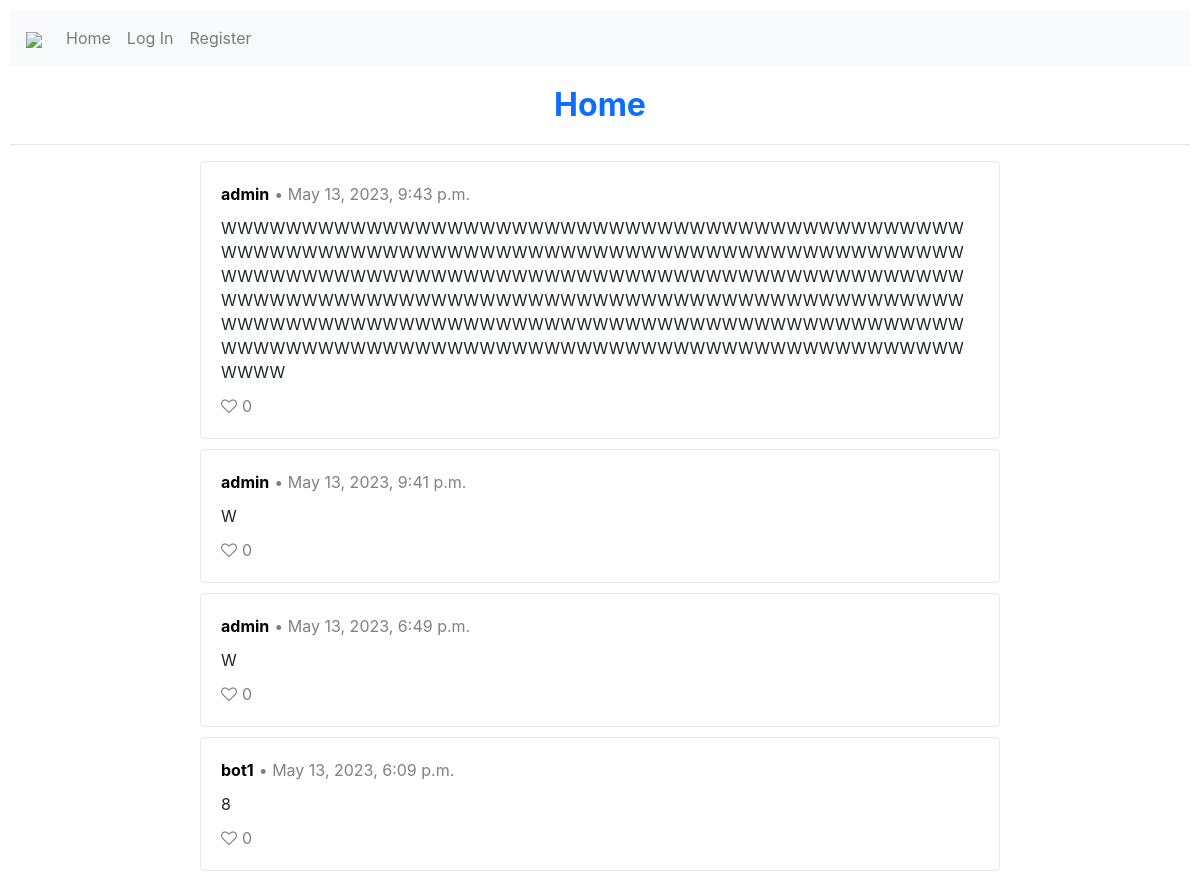
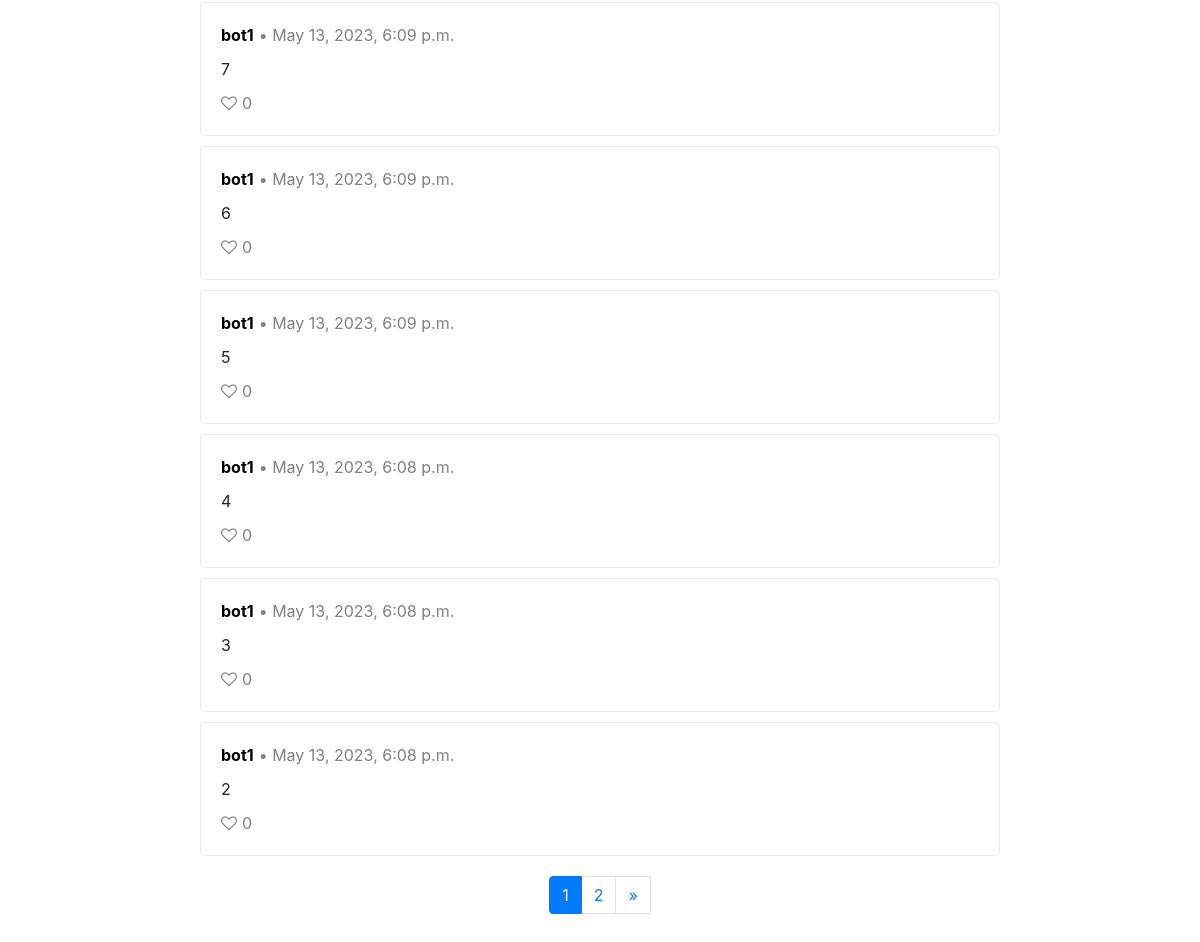
The page / on the database its author committed (2 pictures, top to bottom).
### network/models.py (models this page shows, shortened)
class Post(models.Model):
    user = models.ForeignKey(User, on_delete=models.CASCADE, blank=True, null=True, related_name="post_user")
    content = models.CharField(max_length=280)
    number_of_likes = models.IntegerField(default=0)
    time = models.DateTimeField(auto_now_add=True)

class User(AbstractUser):
    pass

### network/views.py (the view)
# urls.py: path("", views.index, name="index"),
def index(request):
    user = None
    likes = None
    liked_post_ids = []
    if request.user.id is not None:
        user = User.objects.get(id=request.user.id)
        likes = Like.objects.filter(user=user)
        for like in likes:
            liked_post_ids.append(like.post.id)
    all_posts = Post.objects.all().order_by("-time")
    number_of_posts = len(all_posts)
    page_obj = get_page_objects(request, all_posts)
    return render(request, "network/index.html", {
        "user": user,
        "liked_post_ids": liked_post_ids,
        "form": PostForm,
        "page_obj": page_obj,
        "number_of_posts": number_of_posts
    })

### network/utils.py (called while the page is built)
def get_page_objects(request, posts):
    paginator = Paginator(posts, 10)
    page_number = request.GET.get("page")
    page_obj = paginator.get_page(page_number)
    return page_obj

### network/templates/network/index.html (shortened to what this page needs)
{% extends "network/layout.html" %}
{% block body %}
    <h2>Home</h2>
    <hr>
    {% include "network/posts.html" %}
{% endblock %}

### network/templates/network/posts.html (shortened to what this page needs)
{% load static %}
{% if number_of_posts > 0 %}
    {% for post in page_obj %}
        <div class="post-panel">
            <div class="post-header">
                <div>
                    <a class="username" href="{% url 'profile' profile_id=post.user.id %}"><strong>{{ post.user }}</strong></a>
                </div>
                <div class="post-time">
                    &bull; {{ post.time }}
                </div>
            </div>
            <div class="post-content-saved" id="content-div-{{ post.id }}-saved">
                {{ post.content }}
            </div>
            <div class="likes-container" id="likes-div-{{ post.id }}">
                {% if user.is_authenticated and post.id not in liked_post_ids %}
                    <div id="like-div-{{ post.id }}">
                        <button class="remove-style" id="like-btn-{{ post.id }}">
                            <i class="fa fa-heart-o heart-unliked"></i>
                        </button>
                    </div>
                {% elif user.is_authenticated and post.id in liked_post_ids %}
                    <div id="unlike-div-{{ post.id }}">
                        <button class="remove-style" id="unlike-btn-{{ post.id }}">
                            <i class="fa fa-heart heart-liked"></i>
                        </button>
                    </div>
                {% else %}
                    <div id="inactive-like-div-{{ post.id }}">
                        <button class="remove-style" id="inactive-like-btn-{{ post.id }}">
                            <i class="fa fa-heart-o heart-inactive"></i>
                        </button>
                    </div>
                {% endif %}
                <span class="likes-count" id="likes-count-{{ post.id }}">{{ post.number_of_likes }}</span>
            </div>
        </div>
    {% endfor %}
{% else %}
    No active posts
{% endif %}
<div class="pagination page-navigation">
    <li class="page-item active"><a class="page-link" href="?page={{ page_obj.number }}">{{ page_obj.number }}</a></li>
    {% if page_obj.has_next %}
        <a class="page-link" href="?page={{ page_obj.next_page_number }}">{{ page_obj.next_page_number }}</a>
        <a class="page-link" href="?page={{ page_obj.paginator.num_pages }}">&raquo;</a>
    {% endif %}
</div>

### network/static/network/styles.css (style rules this page uses)
h2 { text-align: center; font-weight: bold; margin: 20px; color: #0d6efd; }
body { padding: 10px; }
.post-panel { border: 1px solid #E8E8E8; border-radius: 5px; padding: 20px; margin: 0 auto; margin-bottom: 10px; width: 800px; }
.username { color: black; }
.page-navigation { display: flex; justify-content: center; margin: 20px auto; }
.remove-style { background: none; border: none; padding: 0; margin: 0; }
.heart-inactive { color: grey; }
.likes-container { display: flex; }
.likes-count { margin-left: 5px; color: grey; }
.post-header { display: flex; flex-direction: row; }
.post-time { margin-left: 5px; color: grey; }
.post-content-saved { word-wrap: break-word; margin-top: 10px; margin-bottom: 10px; }

### rows shown on the page
Post: user "admin", time "May 13, 2023, 9:43 p.m.", content "WWWWWWWWWWWWWWWWWWWWWWWWWWWWWWWWWWWWWWWWWWWWWWWWWWWWWWWWWWWWWWWWWWWWWWWWWWWWWWWWWWWWWWWWWWWWWWWWWWWWWWWWWWWWWWWWWWWWWWWWWWWWWWWWWWWWWWWWWWWWWWWWWWWWWWWWWWWWWWWWWWWWWWWWWWWWWWWWWWWWWWWWWWWWWWWWWWWWWWWWWWWWWWWWWWWWWWWWWWWWWWWWWWWWWWWWWWWWWWWWWWWWWWWWWWWWWWWWWWWWWWWWWWWWWWWWWWWWWWWW", number_of_likes "0"
Post: user "admin", time "May 13, 2023, 9:41 p.m.", content "W", number_of_likes "0"
Post: user "admin", time "May 13, 2023, 6:49 p.m.", content "W", number_of_likes "0"
Post: user "bot1", time "May 13, 2023, 6:09 p.m.", content "8", number_of_likes "0"
Post: user "bot1", time "May 13, 2023, 6:09 p.m.", content "7", number_of_likes "0"
Post: user "bot1", time "May 13, 2023, 6:09 p.m.", content "6", number_of_likes "0"
Post: user "bot1", time "May 13, 2023, 6:09 p.m.", content "5", number_of_likes "0"
Post: user "bot1", time "May 13, 2023, 6:08 p.m.", content "4", number_of_likes "0"
Post: user "bot1", time "May 13, 2023, 6:08 p.m.", content "3", number_of_likes "0"
Post: user "bot1", time "May 13, 2023, 6:08 p.m.", content "2", number_of_likes "0"

### other values the page prints
{{ page_obj.number }} "1"
{{ page_obj.next_page_number }} "2"
